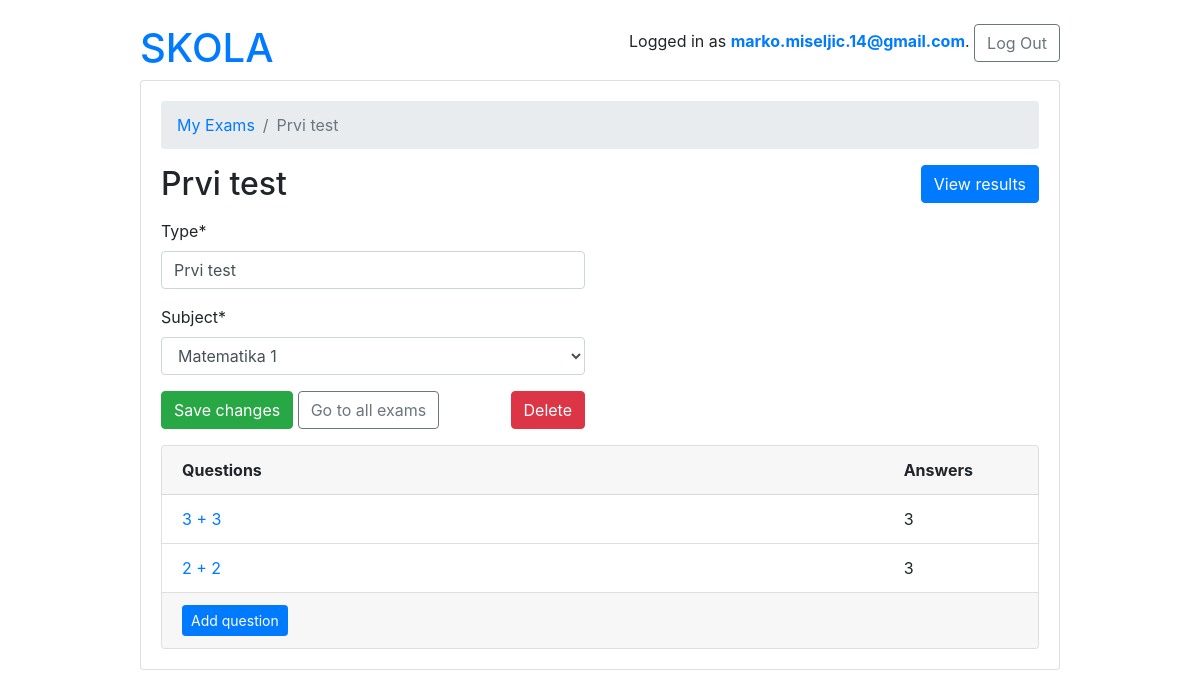
The page /teachers/exam/3/ (signed in) on the database its author committed.
### account/models.py (models this page shows, shortened)
class User(AbstractBaseUser):
    first_name = models.CharField(max_length=220)
    last_name = models.CharField(max_length=220)
    email = models.EmailField(
        verbose_name='Email address',
        max_length=255,
        unique=True
    )
    username = models.CharField(max_length=40, unique=True)
    date_joined = models.DateTimeField(verbose_name="date joined", auto_now_add=True)
    last_login = models.DateTimeField(verbose_name="last login", auto_now=True)
    is_admin = models.BooleanField(default=False)
    is_staff = models.BooleanField(default=False)
    is_superuser = models.BooleanField(default=False)
    proflie_image = models.ImageField(max_length=255, upload_to=get_profile_image_filepath, null=True, blank=True)
    is_student = models.BooleanField(default=False)
    is_teacher = models.BooleanField(default=False)
    is_active = models.BooleanField(default=True)
    objects = MyAccountManager()
    USERNAME_FIELD = 'email'
    REQUIRED_FIELDS = ['username']

### school/models.py (models this page shows, shortened)
class Exam(models.Model):
    type = models.CharField(max_length=100)
    active = models.BooleanField(default=False)
    duration = models.IntegerField()
    nuber_of_questions = models.IntegerField()
    required_score_to_pass = models.IntegerField(help_text="required score in %")
    subject  = models.ForeignKey(Subject, on_delete=models.CASCADE)
    owner = models.ForeignKey('account.User', on_delete=models.CASCADE, related_name='exams')

class Question(models.Model):
    class Difficulty(models.TextChoices):
        EASY = 'EA', _('Easy')
        NORMAL = 'NO', _('Normal')
        HARD = 'HA', _('Hard')
    question_text = models.CharField(max_length=250)
    picture = models.ImageField(upload_to='questions/question/', null=True, blank=True)
    level = models.CharField(max_length=6, choices=Difficulty.choices)
    multiple_answers = models.BooleanField(default=False)
    exam = models.ForeignKey('Exam', on_delete=models.CASCADE, related_name='questions')
    points = models.IntegerField()

### account/views.py (the view, shortened to what this page needs)
# urls.py: path('exam/<int:pk>/', ExamTeacherUpdateView.as_view(), name='exam_change'),
@method_decorator([login_required, teacher_required], name='dispatch')
class ExamTeacherUpdateView(UpdateView):
    model = Exam
    fields = ('type', 'subject', )
    context_object_name = 'exam'
    template_name = 'teachers/exam_change_form.html'
    def get_context_data(self, **kwargs):
        kwargs['questions'] = self.get_object().questions.annotate(answers_count=Count('answers'))
        return super().get_context_data(**kwargs)
    def get_queryset(self):
        return self.request.user.exams.all()

### school/models.py (called while the page is built)
    def __str__(self):
        return self.name

### templates/teachers/exam_change_form.html (shortened to what this page needs)
{% extends 'base.html' %}
{% load crispy_forms_tags crispy_forms_filters %}
{% block content %}
  <nav aria-label="breadcrumb">
    <ol class="breadcrumb">
      <li class="breadcrumb-item"><a href="{% url 'teachers:exam_change_list' %}">My Exams</a></li>
      <li class="breadcrumb-item active" aria-current="page">{{exam.type}}</li>
    </ol>
  </nav>
  <h2 class="mb-3">
    {{exam.type}}
    <a href="{% url 'teachers:exam_results' exam.pk %}" class="btn btn-primary float-right">View results</a>
  </h2>
  <div class="row mb-3">
    <div class="col-md-6 col-sm-8 col-12">
      <form method="post" novalidate>
        {{form|crispy}}
        <button type="submit" class="btn btn-success">Save changes</button>
        <a href="{% url 'teachers:exam_change_list' %}" class="btn btn-outline-secondary" role="button">Go to all exams</a>
        <a href="{% url 'teachers:exam_delete' exam.pk %}" class="btn btn-danger float-right">Delete</a>
      </form>
    </div>
  </div>
  <div class="card">
    <div class="card-header">
      <div class="row">
        <div class="col-10">
          <strong>Questions</strong>
        </div>
        <div class="col-2">
          <strong>Answers</strong>
        </div>
      </div>
    </div>
    <div class="list-group list-group-flush list-group-formset">
      {% for question in questions.all %}
        <div class="list-group-item">
          <div class="row">
            <div class="col-10">
              <a href="{% url 'teachers:question_change' exam.pk question.pk %}">{{question.question_text}}</a>
            </div>
            <div class="col-2">
              {{question.answers_count}}
            </div>
          </div>
        </div>
        {% empty %}
        <div class="list-group-item text-center">
          <p class="text-muted font-italic mb-0">You haven't created any questions yet. Go ahead and <a href="{% url 'teachers:question_add' exam.pk %}">add the first question</a>.</p>
        </div>
      {% endfor %}
    </div>
    <div class="card-footer">
      <a href="{% url 'teachers:question_add' exam.pk %}" class="btn btn-primary btn-sm">Add question</a>
    </div>
  </div>
{% endblock %}

### templates/base.html (shortened to what this page needs)
{% load static %}
<!doctype html>
<html lang="eng">
<head>
    <link rel="stylesheet" href="https://cdn.jsdelivr.net/npm/bootstrap@4.5.3/dist/css/bootstrap.min.css"
>
</head>
<body>
    <div class="container my-4">
        <div class="row justify-content-center">
            <div class="col-md-10 col-sm-12">
                <div class="row">
                    <div class="col-6">
                        <h1><a href="{% url 'home' %}">SKOLA</a></h1>
                    </div>
                    <div class="col-6 text-right">
                        {% if user.is_authenticated %}
                            <p>Logged in as <strong><a href="{% url 'users:profile' user.pk %}">{{user.email}}</a></strong>. <a href="{% url 'logout' %}" class="btn btn-outline-secondary btn-md" role="button">Log Out</a></p>
                        {% else %}
                            <p><a href="{% url 'login' %}" class="btn btn-light" role="button">Log in</a></p>
                        {% endif %}
                    </div>
                </div>
                <div class="card mb-3">
                    <div class="card-body">
                        {% block content %}
                        {% endblock content %}
                    </div>
                </div>
            </div>
        </div>
    </div>
</body>
</html>

### rows shown on the page
User: email "marko.miseljic.14@gmail.com"
Exam: type "Prvi test", subject "Matematika 1"
Question: question_text "3 + 3", answers_count "3"
Question: question_text "2 + 2", answers_count "3"
